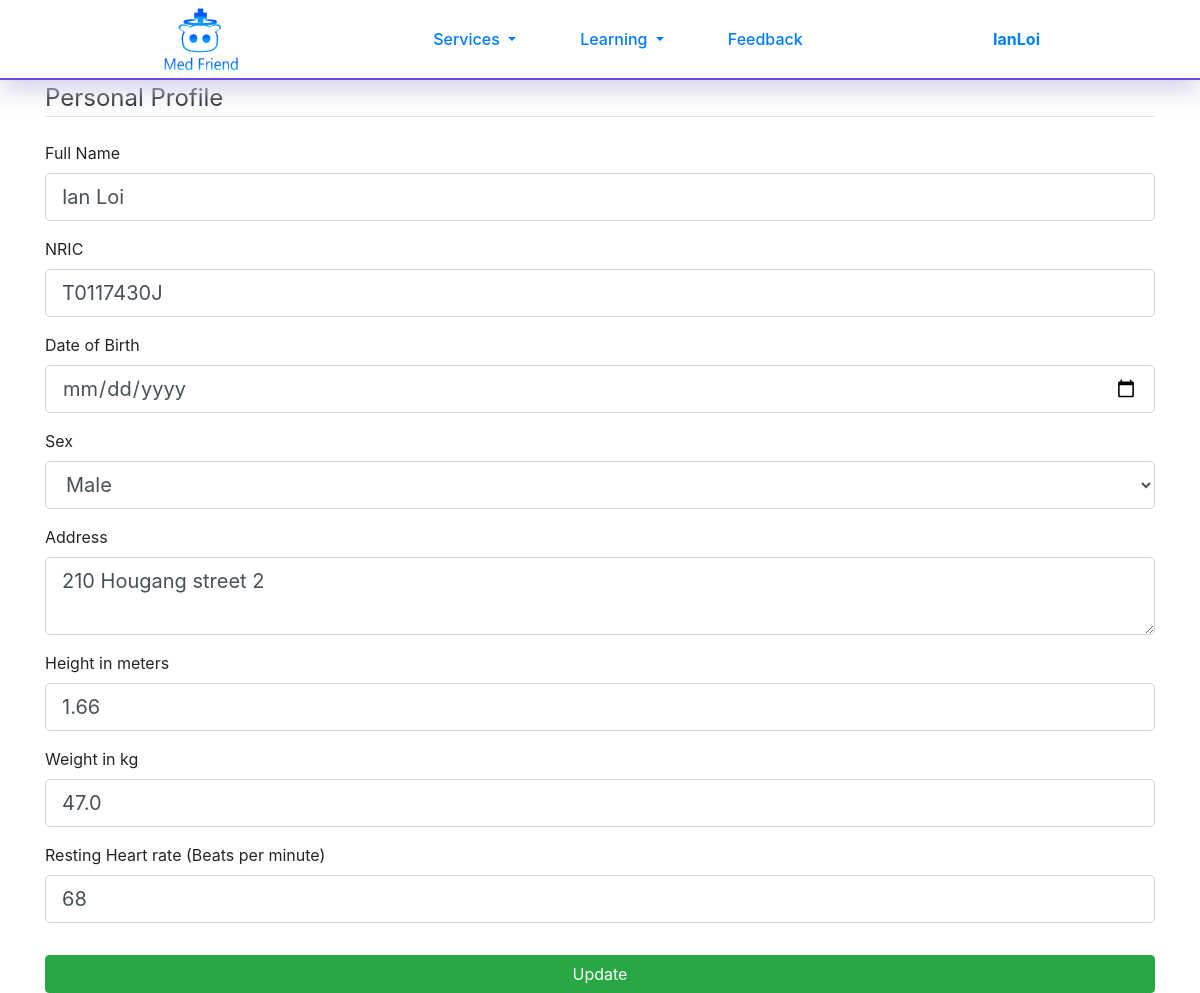
Before: /History (signed in) with the older database file.
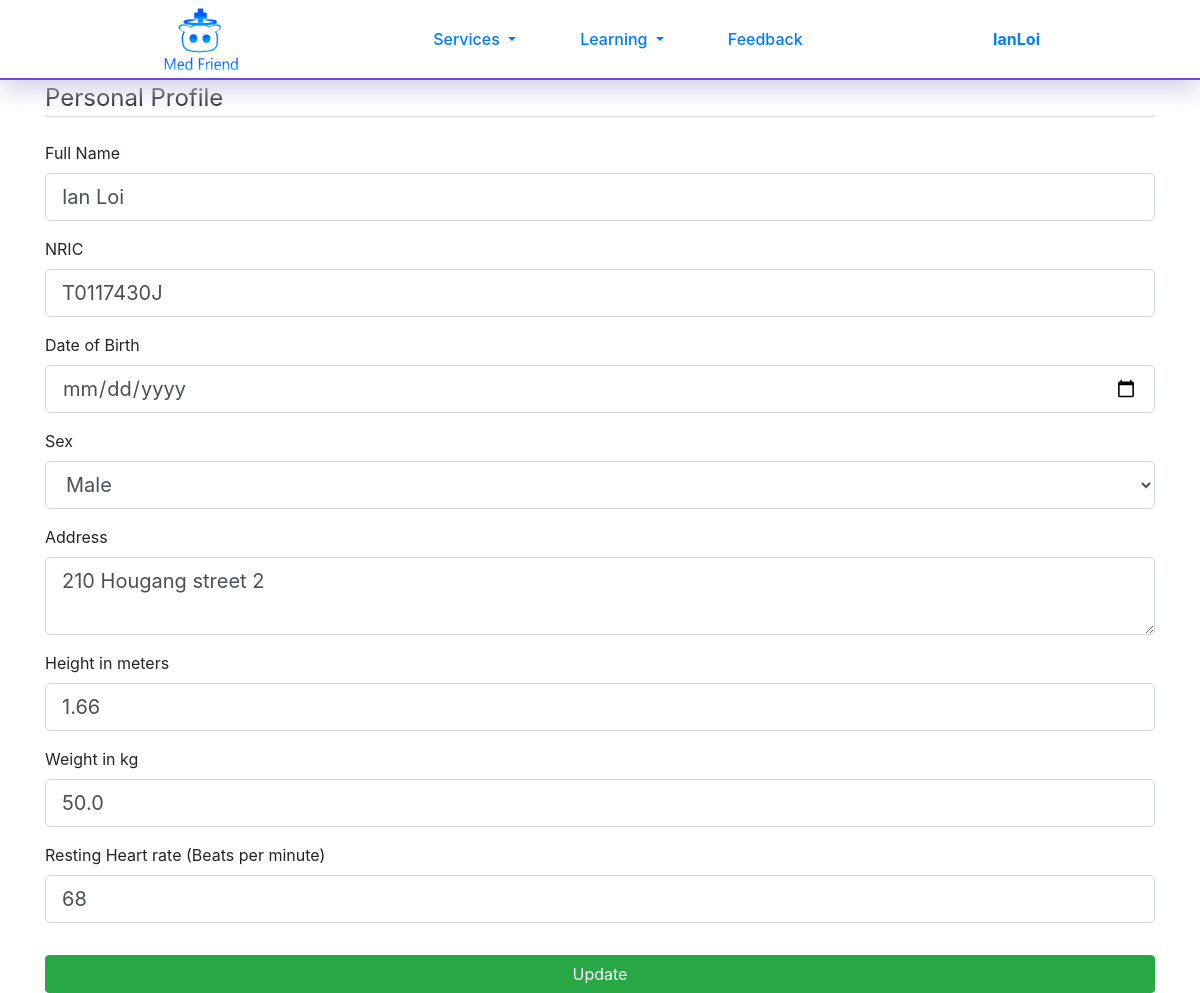
After: the same page with the newer database file.
### Flask/Models.py (models this page shows, shortened)
class User(db.Model, UserMixin):
    id = db.Column(db.Integer, primary_key=True)
    username = db.Column(db.String(20), unique=True, nullable=False)
    email = db.Column(db.String(120), unique=True, nullable=False)
    password = db.Column(db.String(60), nullable=False)
    image_file = db.Column(db.String(20), nullable=False, default='default.jpg')
    authenticated = db.Column(db.Boolean, nullable=False, default=False)
    delete_time = db.Column(db.DateTime, nullable=False, default=(datetime.now() + timedelta(minutes=30)))
    personal_profile = db.relationship('Personal_Profile', backref='person')
    reminders = db.relationship('Reminders', backref="person")
    admissions = db.relationship('Admissions', backref="person")
    illnesses = db.relationship('Illnesses', backref="person")
    surgeries = db.relationship('Surgeries', backref="person")
    blood_transfusions = db.relationship('Blood_Transfusions', backref='person')
    allergies = db.relationship('Allergies', backref="person")
    vaccinations = db.relationship('Vaccinations', backref="person")

class Personal_Profile(db.Model):
    id = db.Column(db.Integer, primary_key=True)
    full_name = db.Column(db.String(60), nullable=True)
    nric = db.Column(db.String(9), unique=True, nullable=True)
    birthday = db.Column(db.DateTime, nullable=True)
    sex = db.Column(db.String(20), nullable=True)
    address = db.Column(db.String(100), nullable=True)
    age = db.Column(db.Integer, nullable=True)
    height = db.Column(db.Float, nullable=True)
    weight = db.Column(db.Float, nullable=True)
    heart_rate = db.Column(db.Integer, nullable=True)
    bmi = db.Column(db.Integer, nullable=True)
    user_id = db.Column(db.Integer, db.ForeignKey('user.id'), nullable=False)

### Flask/medical_history/routes.py (the view)
@medical_history.route("/History", methods = ['POST', 'GET'])
@login_required
def Personal_Details():
    form = Personal_Profile_Form()
    if form.validate_on_submit():
        age = int(datetime.datetime.today().year) - \
              int(form.birthday.data.year - ((datetime.datetime.today().month, datetime.datetime.today().day) > (form.birthday.data.month, form.birthday.data.day))) - 1
        bmi = form.weight.data / (form.height.data ** 2)
        if current_user.personal_profile == []:
            history = Personal_Profile(full_name=form.full_name.data,
                                       nric=form.nric.data,
                                       birthday=form.birthday.data,
                                       sex=form.sex.data,
                                       address=form.address.data,
                                       age= age,
                                       height=form.height.data,
                                       weight=form.weight.data,
                                       heart_rate=form.heart_rate.data,
                                       bmi= (round(bmi,2)),
                                       user_id=current_user.id)
            db.session.add(history)
        else:
            current_user.personal_profile[0].nric = form.nric.data
            current_user.personal_profile[0].full_name = form.full_name.data
            current_user.personal_profile[0].birthday = form.birthday.data
            current_user.personal_profile[0].sex = form.sex.data
            current_user.personal_profile[0].address = form.address.data
            current_user.personal_profile[0].age = age
            current_user.personal_profile[0].height = form.height.data
            current_user.personal_profile[0].weight = form.weight.data
            current_user.personal_profile[0].heart_rate = form.heart_rate.data
            current_user.personal_profile[0].bmi = (round(bmi,2))
        db.session.commit()
        flash(f'Your personal details have been updated', 'success')
        return redirect(url_for('users.profile_history'))
    elif current_user.personal_profile != [] and request.method == 'GET':
        form.full_name.data = current_user.personal_profile[0].full_name
        form.nric.data = current_user.personal_profile[0].nric
        form.birthday.data = current_user.personal_profile[0].birthday
        form.sex.data = current_user.personal_profile[0].sex
        form.address.data = current_user.personal_profile[0].address
        form.height.data = current_user.personal_profile[0].height
        form.weight.data = current_user.personal_profile[0].weight
        form.heart_rate.data = current_user.personal_profile[0].heart_rate
    return render_template('Medical History/edit personal details.html', title="Update Personal Details", form=form)

### Flask/medical_history/forms.py (shortened to what this page needs)
class Personal_Profile_Form(FlaskForm):
    full_name = StringField("Full Name",
                            validators=[])
    nric = StringField("NRIC",
                       validators=[])
    birthday = DateField('Date of Birth', format='%d/%m/%Y', validators=[Optional()])
    sex = SelectField("Sex", choices=[('Not Set', "Not Set"), ('Male', 'Male'), ('Female', 'Female'), ('Others', 'Others')], validators=[])
    address = TextAreaField("Address", validators=[])
    height = FloatField("Height in meters", validators=[NumberRange(min=0, max=2.72)])
    weight = FloatField("Weight in kg", validators=[NumberRange(min=0, max=635)])
    heart_rate = IntegerField("Resting Heart rate (Beats per minute)", validators=[NumberRange(min=23, max=150)])
    submit = SubmitField('Update')

### Flask/Models.py (called while the page is built)
@login_manager.user_loader
def load_user(user_id):
    return User.query.get(int(user_id))

### Flask/templates/Medical History/edit personal details.html (shortened to what this page needs)
{% extends "layout.html" %}
{% block content %}
<div class="container">
    <form action="" method="post">
        <fieldset class="form-group">
            <legend class="border-bottom mb-4">Personal Profile</legend>
            <div class="form-group">
                {{ form.full_name.label(class="form-control-label") }}
                {% if form.full_name.errors %}
                {{ form.full_name(class="form-control form-control-lg is-invalid", placeholder="John Doe") }}
                <div class="invalid-feedback">
                    {% for error in form.full_name.errors %}
                    <span>{{ error }}</span>
                    {% endfor %}
                </div>
                {% else %}
                {{ form.full_name(class="form-control form-control-lg", placeholder="John Doe") }}
                {% endif %}
            </div>
            <div class="form-group">
                {{ form.nric.label(class="form-control-label") }}
                {% if form.nric.errors %}
                {{ form.nric(class="form-control form-control-lg is-invalid", placeholder="S1234567A") }}
                <div class="invalid-feedback">
                    {% for error in form.nric.errors %}
                    <span>{{ error }}</span>
                    {% endfor %}
                </div>
                {% else %}
                {{ form.nric(class="form-control form-control-lg", placeholder="S1234567A") }}
                {% endif %}
            </div>
            <div class="form-group">
                {{ form.birthday.label(class="form-control-label") }}
                {% if form.birthday.errors %}
                {{ form.birthday(class="form-control form-control-lg is-invalid", placeholder="dd/mm/yyyy") }}
                <div class="invalid-feedback">
                    {% for error in form.birthday.errors %}
                    <span>{{ error }}</span>
                    {% endfor %}
                </div>
                {% else %}
                {{ form.birthday(class="form-control form-control-lg", placeholder="dd/mm/yyyy") }}
                {% endif %}
            </div>
            <div class="form-group">
                {{ form.sex.label(class="form-control-label") }}
                {% if form.sex.errors %}
                {{ form.sex(class="form-control form-control-lg is-invalid") }}
                <div class="invalid-feedback">
                    {% for error in form.sex.errors %}
                    <span>{{ error }}</span>
                    {% endfor %}
                </div>
                {% else %}
                {{ form.sex(class="form-control form-control-lg") }}
                {% endif %}
            </div>
            <div class="form-group">
                {{ form.address.label(class="form-control-label") }}
                {% if form.address.errors %}
                {{ form.address(class="form-control form-control-lg is-invalid", placeholder="Blk 123 #45-67") }}
                <div class="invalid-feedback">
                    {% for error in form.address.errors %}
                    <span>{{ error }}</span>
                    {% endfor %}
                </div>
                {% else %}
                {{ form.address(class="form-control form-control-lg", placeholder="Blk 123 #45-67") }}
                {% endif %}
            </div>
            <div class="form-group">
                {{ form.height.label(class="form-control-label") }}
                {% if form.height.errors %}
                {{ form.height(class="form-control form-control-lg is-invalid", placeholder="1.60") }}
                <div class="invalid-feedback">
                    {% for error in form.height.errors %}
                    <span>{{ error }}</span>
                    {% endfor %}
                </div>
                {% else %}
                {{ form.height(class="form-control form-control-lg", placeholder="1.60") }}
                {% endif %}
            </div>
            <div class="form-group">
                {{ form.weight.label(class="form-control-label") }}
                {% if form.weight.errors %}
                {{ form.weight(class="form-control form-control-lg is-invalid", placeholder="60") }}
                <div class="invalid-feedback">
                    {% for error in form.weight.errors %}
                    <span>{{ error }}</span>
                    {% endfor %}
                </div>
                {% else %}
                {{ form.weight(class="form-control form-control-lg", placeholder="60") }}
                {% endif %}
            </div>
            <div class="form-group">
                {{ form.heart_rate.label(class="form-control-label") }}
                {% if form.heart_rate.errors %}
                {{ form.heart_rate(class="form-control form-control-lg is-invalid", placeholder="60") }}
                <div class="invalid-feedback">
                    {% for error in form.heart_rate.errors %}
                    <span>{{ error }}</span>
                    {% endfor %}
                </div>
                {% else %}
                {{ form.heart_rate(class="form-control form-control-lg", placeholder="60") }}
                {% endif %}
            </div>
        </fieldset>
        {{ form.submit(class="btn btn-success btn-block col-12") }}
    </form>
</div>
{% endblock %}

### Flask/templates/layout.html (shortened to what this page needs)
<!DOCTYPE html>
<html lang="en">
<head>
    <link rel="stylesheet" href="https://stackpath.bootstrapcdn.com/bootstrap/4.1.3/css/bootstrap.min.css"
>
    <link rel="stylesheet" type="text/css" href="{{ url_for('static', filename='css/navbar.css') }}" />
    <link rel="stylesheet" type="text/css" href="{{ url_for('static', filename='css/home.css') }}" />
</head>
<body>
    <nav id="#navbarSupportedContent" class="navbar navbar-expand-lg navbar-custom justify-content-center sticky-top">
        <a class="navbar-brand mr-0" href="{{ url_for('main.index') }}" id="brandlogo">
            <img src="../static/images/Logo.png" alt="" class="img-fluid" style="height:8vh">
        </a>
        <div class="collapse navbar-collapse justify-content-between align-items-center w-100" id="navbarSupportedContent">
            <ul class="navbar-nav mx-auto text-center">
                <li class="nav-item dropdown active">
                    <a class="nav-link dropdown-toggle" href="#" id="navbarDropdown" role="button" data-toggle="dropdown"
                        aria-haspopup="true" aria-expanded="false">
                        Services
                    </a>
                </li>
                <li class="nav-item dropdown active">
                    <a class="nav-link dropdown-toggle" href="#" id="navbarDropdown" role="button" data-toggle="dropdown"
                        aria-haspopup="true" aria-expanded="false">
                        Learning
                    </a>
                </li>
                <li>
                    <a class="nav-link active" href="{{ url_for('feedback.form_page') }}">Feedback</a>
                </li>
            </ul>
            <ul id="rightside" class="nav navbar-nav flex-row justify-content-center flex-nowrap">
                {% if current_user.is_authenticated %}
                <li class="nav-item dropdown active" data-toggle="dropdown" aria-haspopup="true" aria-expanded="false">
                    <b>
                        {{ current_user.username }}
                    </b>
                </li>
                {% else %}
                <a href="{{ url_for('users.login') }}" class="nav-link active"> Login </a>
                {% endif %}
            </ul>
        </div>
    </nav>
    <div>
        {% block content %}{% endblock content%}
    </div>
    <link href="https://unpkg.com/gijgo@1.9.11/css/gijgo.min.css" rel="stylesheet" type="text/css" />
</body>
</html>

### Flask/static/css/navbar.css (style rules this page uses)
#navbarSupportedContent .nav-link { font-size:1em; font-weight: 500; }
.nav-link, .navbar-brand { margin: 0px 0px; }
.navbar { border-bottom: 2px solid rgb(107, 74, 226); box-sizing: border-box; background-color: white; opacity: 1; box-shadow: 0px 10px 25px rgb(210, 210, 233); height: 80px; padding: 0vh 20vh; }
.navbar ul:first-child li { margin: 0px 2vw; }
#rightside li { color: #017fff; }

### Flask/static/css/home.css (style rules this page uses)
* { padding: 0px; margin: 0px; }
body { background-color: rgb(255, 255, 255); }

Changed rows visible on the page:
changed Personal_Profile "Ian Loi": weight "47.0" → "50.0"
